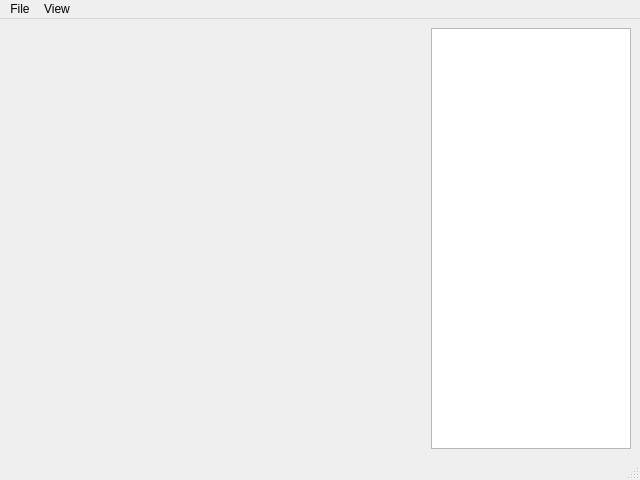
<?xml version="1.0" encoding="UTF-8"?>
<ui version="4.0">
 <class>MainWindow</class>
 <widget class="QMainWindow" name="MainWindow">
  <property name="geometry">
   <rect>
    <x>0</x>
    <y>0</y>
    <width>640</width>
    <height>480</height>
   </rect>
  </property>
  <property name="windowTitle">
   <string>MainWindow</string>
  </property>
  <widget class="QWidget" name="centralwidget">
   <layout class="QGridLayout" name="gridLayout">
    <item row="0" column="0">
     <layout class="QHBoxLayout" name="horizontalLayout">
      <property name="sizeConstraint">
       <enum>QLayout::SetDefaultConstraint</enum>
      </property>
      <item>
       <widget class="QWidget" name="mplwindow" native="true">
        <property name="sizePolicy">
         <sizepolicy hsizetype="Expanding" vsizetype="Preferred">
          <horstretch>0</horstretch>
          <verstretch>0</verstretch>
         </sizepolicy>
        </property>
        <layout class="QVBoxLayout" name="mplvl"/>
       </widget>
      </item>
      <item>
       <widget class="QListWidget" name="mplfigs">
        <property name="maximumSize">
         <size>
          <width>200</width>
          <height>16777215</height>
         </size>
        </property>
       </widget>
      </item>
     </layout>
    </item>
   </layout>
  </widget>
  <widget class="QMenuBar" name="menubar">
   <property name="geometry">
    <rect>
     <x>0</x>
     <y>0</y>
     <width>640</width>
     <height>21</height>
    </rect>
   </property>
   <widget class="QMenu" name="menuFile">
    <property name="title">
     <string>File</string>
    </property>
    <addaction name="actionImport"/>
   </widget>
   <widget class="QMenu" name="menuView">
    <property name="title">
     <string>View</string>
    </property>
    <addaction name="actionDisplay_line_name"/>
   </widget>
   <addaction name="menuFile"/>
   <addaction name="menuView"/>
  </widget>
  <widget class="QStatusBar" name="statusbar">
   <property name="autoFillBackground">
    <bool>false</bool>
   </property>
  </widget>
  <action name="actionImport">
   <property name="text">
    <string>Import</string>
   </property>
  </action>
  <action name="actionDisplay_line_name">
   <property name="checkable">
    <bool>true</bool>
   </property>
   <property name="text">
    <string>Display line names</string>
   </property>
  </action>
 </widget>
 <resources/>
 <connections/>
</ui>
